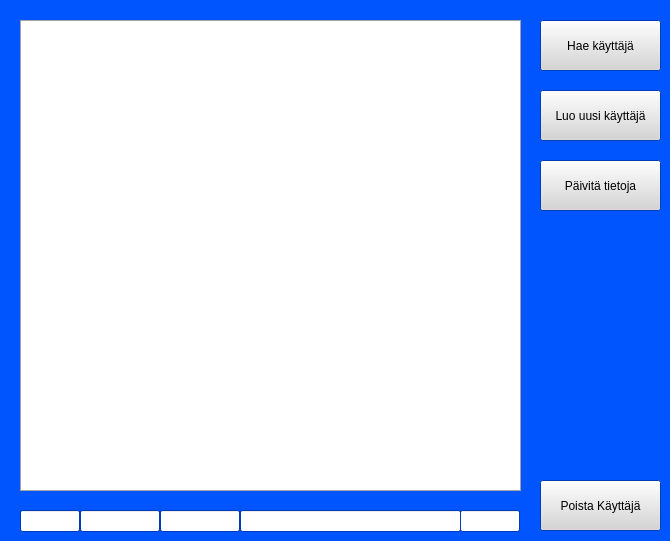
        <widget class="QWidget" name="screenAsiakkaat">
         <property name="palette">
          <palette>
           <active>
            <colorrole role="WindowText">
             <brush brushstyle="SolidPattern">
              <color alpha="255">
               <red>0</red>
               <green>0</green>
               <blue>0</blue>
              </color>
             </brush>
            </colorrole>
            <colorrole role="Button">
             <brush brushstyle="SolidPattern">
              <color alpha="255">
               <red>213</red>
               <green>213</green>
               <blue>213</blue>
              </color>
             </brush>
            </colorrole>
            <colorrole role="Light">
             <brush brushstyle="SolidPattern">
              <color alpha="255">
               <red>127</red>
               <green>170</green>
               <blue>255</blue>
              </color>
             </brush>
            </colorrole>
            <colorrole role="Midlight">
             <brush brushstyle="SolidPattern">
              <color alpha="255">
               <red>63</red>
               <green>127</green>
               <blue>255</blue>
              </color>
             </brush>
            </colorrole>
            <colorrole role="Dark">
             <brush brushstyle="SolidPattern">
              <color alpha="255">
               <red>0</red>
               <green>42</green>
               <blue>127</blue>
              </color>
             </brush>
            </colorrole>
            <colorrole role="Mid">
             <brush brushstyle="SolidPattern">
              <color alpha="255">
               <red>0</red>
               <green>57</green>
               <blue>170</blue>
              </color>
             </brush>
            </colorrole>
            <colorrole role="Text">
             <brush brushstyle="SolidPattern">
              <color alpha="255">
               <red>0</red>
               <green>0</green>
               <blue>0</blue>
              </color>
             </brush>
            </colorrole>
            <colorrole role="BrightText">
             <brush brushstyle="SolidPattern">
              <color alpha="255">
               <red>255</red>
               <green>255</green>
               <blue>255</blue>
              </color>
             </brush>
            </colorrole>
            <colorrole role="ButtonText">
             <brush brushstyle="SolidPattern">
              <color alpha="255">
               <red>0</red>
               <green>0</green>
               <blue>0</blue>
              </color>
             </brush>
            </colorrole>
            <colorrole role="Base">
             <brush brushstyle="SolidPattern">
              <color alpha="255">
               <red>255</red>
               <green>255</green>
               <blue>255</blue>
              </color>
             </brush>
            </colorrole>
            <colorrole role="Window">
             <brush brushstyle="SolidPattern">
              <color alpha="255">
               <red>0</red>
               <green>85</green>
               <blue>255</blue>
              </color>
             </brush>
            </colorrole>
            <colorrole role="Shadow">
             <brush brushstyle="SolidPattern">
              <color alpha="255">
               <red>0</red>
               <green>0</green>
               <blue>0</blue>
              </color>
             </brush>
            </colorrole>
            <colorrole role="AlternateBase">
             <brush brushstyle="SolidPattern">
              <color alpha="255">
               <red>127</red>
               <green>170</green>
               <blue>255</blue>
              </color>
             </brush>
            </colorrole>
            <colorrole role="ToolTipBase">
             <brush brushstyle="SolidPattern">
              <color alpha="255">
               <red>255</red>
               <green>255</green>
               <blue>220</blue>
              </color>
             </brush>
            </colorrole>
            <colorrole role="ToolTipText">
             <brush brushstyle="SolidPattern">
              <color alpha="255">
               <red>0</red>
               <green>0</green>
               <blue>0</blue>
              </color>
             </brush>
            </colorrole>
            <colorrole role="PlaceholderText">
             <brush brushstyle="SolidPattern">
              <color alpha="127">
               <red>0</red>
               <green>0</green>
               <blue>0</blue>
              </color>
             </brush>
            </colorrole>
            <colorrole role="Accent">
             <brush brushstyle="SolidPattern">
              <color alpha="255">
               <red>255</red>
               <green>255</green>
               <blue>255</blue>
              </color>
             </brush>
            </colorrole>
           </active>
           <inactive>
            <colorrole role="WindowText">
             <brush brushstyle="SolidPattern">
              <color alpha="255">
               <red>0</red>
               <green>0</green>
               <blue>0</blue>
              </color>
             </brush>
            </colorrole>
            <colorrole role="Button">
             <brush brushstyle="SolidPattern">
              <color alpha="255">
               <red>213</red>
               <green>213</green>
               <blue>213</blue>
              </color>
             </brush>
            </colorrole>
            <colorrole role="Light">
             <brush brushstyle="SolidPattern">
              <color alpha="255">
               <red>127</red>
               <green>170</green>
               <blue>255</blue>
              </color>
             </brush>
            </colorrole>
            <colorrole role="Midlight">
             <brush brushstyle="SolidPattern">
              <color alpha="255">
               <red>63</red>
               <green>127</green>
               <blue>255</blue>
              </color>
             </brush>
            </colorrole>
            <colorrole role="Dark">
             <brush brushstyle="SolidPattern">
              <color alpha="255">
               <red>0</red>
               <green>42</green>
               <blue>127</blue>
              </color>
             </brush>
            </colorrole>
            <colorrole role="Mid">
             <brush brushstyle="SolidPattern">
              <color alpha="255">
               <red>0</red>
               <green>57</green>
               <blue>170</blue>
              </color>
             </brush>
            </colorrole>
            <colorrole role="Text">
             <brush brushstyle="SolidPattern">
              <color alpha="255">
               <red>0</red>
               <green>0</green>
               <blue>0</blue>
              </color>
             </brush>
            </colorrole>
            <colorrole role="BrightText">
             <brush brushstyle="SolidPattern">
              <color alpha="255">
               <red>255</red>
               <green>255</green>
               <blue>255</blue>
              </color>
             </brush>
            </colorrole>
            <colorrole role="ButtonText">
             <brush brushstyle="SolidPattern">
              <color alpha="255">
               <red>0</red>
               <green>0</green>
               <blue>0</blue>
              </color>
             </brush>
            </colorrole>
            <colorrole role="Base">
             <brush brushstyle="SolidPattern">
              <color alpha="255">
               <red>255</red>
               <green>255</green>
               <blue>255</blue>
              </color>
             </brush>
            </colorrole>
            <colorrole role="Window">
             <brush brushstyle="SolidPattern">
              <color alpha="255">
               <red>0</red>
               <green>85</green>
               <blue>255</blue>
              </color>
             </brush>
            </colorrole>
            <colorrole role="Shadow">
             <brush brushstyle="SolidPattern">
              <color alpha="255">
               <red>0</red>
               <green>0</green>
               <blue>0</blue>
              </color>
             </brush>
            </colorrole>
            <colorrole role="AlternateBase">
             <brush brushstyle="SolidPattern">
              <color alpha="255">
               <red>127</red>
               <green>170</green>
               <blue>255</blue>
              </color>
             </brush>
            </colorrole>
            <colorrole role="ToolTipBase">
             <brush brushstyle="SolidPattern">
              <color alpha="255">
               <red>255</red>
               <green>255</green>
               <blue>220</blue>
              </color>
             </brush>
            </colorrole>
            <colorrole role="ToolTipText">
             <brush brushstyle="SolidPattern">
              <color alpha="255">
               <red>0</red>
               <green>0</green>
               <blue>0</blue>
              </color>
             </brush>
            </colorrole>
            <colorrole role="PlaceholderText">
             <brush brushstyle="SolidPattern">
              <color alpha="127">
               <red>0</red>
               <green>0</green>
               <blue>0</blue>
              </color>
             </brush>
            </colorrole>
            <colorrole role="Accent">
             <brush brushstyle="SolidPattern">
              <color alpha="255">
               <red>255</red>
               <green>255</green>
               <blue>255</blue>
              </color>
             </brush>
            </colorrole>
           </inactive>
           <disabled>
            <colorrole role="WindowText">
             <brush brushstyle="SolidPattern">
              <color alpha="255">
               <red>0</red>
               <green>42</green>
               <blue>127</blue>
              </color>
             </brush>
            </colorrole>
            <colorrole role="Button">
             <brush brushstyle="SolidPattern">
              <color alpha="255">
               <red>213</red>
               <green>213</green>
               <blue>213</blue>
              </color>
             </brush>
            </colorrole>
            <colorrole role="Light">
             <brush brushstyle="SolidPattern">
              <color alpha="255">
               <red>127</red>
               <green>170</green>
               <blue>255</blue>
              </color>
             </brush>
            </colorrole>
            <colorrole role="Midlight">
             <brush brushstyle="SolidPattern">
              <color alpha="255">
               <red>63</red>
               <green>127</green>
               <blue>255</blue>
              </color>
             </brush>
            </colorrole>
            <colorrole role="Dark">
             <brush brushstyle="SolidPattern">
              <color alpha="255">
               <red>0</red>
               <green>42</green>
               <blue>127</blue>
              </color>
             </brush>
            </colorrole>
            <colorrole role="Mid">
             <brush brushstyle="SolidPattern">
              <color alpha="255">
               <red>0</red>
               <green>57</green>
               <blue>170</blue>
              </color>
             </brush>
            </colorrole>
            <colorrole role="Text">
             <brush brushstyle="SolidPattern">
              <color alpha="255">
               <red>0</red>
               <green>42</green>
               <blue>127</blue>
              </color>
             </brush>
            </colorrole>
            <colorrole role="BrightText">
             <brush brushstyle="SolidPattern">
              <color alpha="255">
               <red>255</red>
               <green>255</green>
               <blue>255</blue>
              </color>
             </brush>
            </colorrole>
            <colorrole role="ButtonText">
             <brush brushstyle="SolidPattern">
              <color alpha="255">
               <red>0</red>
               <green>42</green>
               <blue>127</blue>
              </color>
             </brush>
            </colorrole>
            <colorrole role="Base">
             <brush brushstyle="SolidPattern">
              <color alpha="255">
               <red>0</red>
               <green>85</green>
               <blue>255</blue>
              </color>
             </brush>
            </colorrole>
            <colorrole role="Window">
             <brush brushstyle="SolidPattern">
              <color alpha="255">
               <red>0</red>
               <green>85</green>
               <blue>255</blue>
              </color>
             </brush>
            </colorrole>
            <colorrole role="Shadow">
             <brush brushstyle="SolidPattern">
              <color alpha="255">
               <red>0</red>
               <green>0</green>
               <blue>0</blue>
              </color>
             </brush>
            </colorrole>
            <colorrole role="AlternateBase">
             <brush brushstyle="SolidPattern">
              <color alpha="255">
               <red>0</red>
               <green>85</green>
               <blue>255</blue>
              </color>
             </brush>
            </colorrole>
            <colorrole role="ToolTipBase">
             <brush brushstyle="SolidPattern">
              <color alpha="255">
               <red>255</red>
               <green>255</green>
               <blue>220</blue>
              </color>
             </brush>
            </colorrole>
            <colorrole role="ToolTipText">
             <brush brushstyle="SolidPattern">
              <color alpha="255">
               <red>0</red>
               <green>0</green>
               <blue>0</blue>
              </color>
             </brush>
            </colorrole>
            <colorrole role="PlaceholderText">
             <brush brushstyle="SolidPattern">
              <color alpha="127">
               <red>0</red>
               <green>42</green>
               <blue>127</blue>
              </color>
             </brush>
            </colorrole>
            <colorrole role="Accent">
             <brush brushstyle="SolidPattern">
              <color alpha="255">
               <red>76</red>
               <green>136</green>
               <blue>255</blue>
              </color>
             </brush>
            </colorrole>
           </disabled>
          </palette>
         </property>
         <widget class="QTableView" name="tableUserData">
          <property name="geometry">
           <rect>
            <x>20</x>
            <y>20</y>
            <width>501</width>
            <height>471</height>
           </rect>
          </property>
          <property name="palette">
           <palette>
            <active>
             <colorrole role="WindowText">
              <brush brushstyle="SolidPattern">
               <color alpha="255">
                <red>0</red>
                <green>0</green>
                <blue>0</blue>
               </color>
              </brush>
             </colorrole>
             <colorrole role="Button">
              <brush brushstyle="SolidPattern">
               <color alpha="255">
                <red>213</red>
                <green>213</green>
                <blue>213</blue>
               </color>
              </brush>
             </colorrole>
             <colorrole role="Light">
              <brush brushstyle="SolidPattern">
               <color alpha="255">
                <red>255</red>
                <green>255</green>
                <blue>255</blue>
               </color>
              </brush>
             </colorrole>
             <colorrole role="Midlight">
              <brush brushstyle="SolidPattern">
               <color alpha="255">
                <red>234</red>
                <green>234</green>
                <blue>234</blue>
               </color>
              </brush>
             </colorrole>
             <colorrole role="Dark">
              <brush brushstyle="SolidPattern">
               <color alpha="255">
                <red>106</red>
                <green>106</green>
                <blue>106</blue>
               </color>
              </brush>
             </colorrole>
             <colorrole role="Mid">
              <brush brushstyle="SolidPattern">
               <color alpha="255">
                <red>142</red>
                <green>142</green>
                <blue>142</blue>
               </color>
              </brush>
             </colorrole>
             <colorrole role="Text">
              <brush brushstyle="SolidPattern">
               <color alpha="255">
                <red>0</red>
                <green>0</green>
                <blue>0</blue>
               </color>
              </brush>
             </colorrole>
             <colorrole role="BrightText">
              <brush brushstyle="SolidPattern">
               <color alpha="255">
                <red>255</red>
                <green>255</green>
                <blue>255</blue>
               </color>
              </brush>
             </colorrole>
             <colorrole role="ButtonText">
              <brush brushstyle="SolidPattern">
               <color alpha="255">
                <red>0</red>
                <green>0</green>
                <blue>0</blue>
               </color>
              </brush>
             </colorrole>
             <colorrole role="Base">
              <brush brushstyle="SolidPattern">
               <color alpha="255">
                <red>255</red>
                <green>255</green>
                <blue>255</blue>
               </color>
              </brush>
             </colorrole>
             <colorrole role="Window">
              <brush brushstyle="SolidPattern">
               <color alpha="255">
                <red>213</red>
                <green>213</green>
                <blue>213</blue>
               </color>
              </brush>
             </colorrole>
             <colorrole role="Shadow">
              <brush brushstyle="SolidPattern">
               <color alpha="255">
                <red>0</red>
                <green>0</green>
                <blue>0</blue>
               </color>
              </brush>
             </colorrole>
             <colorrole role="AlternateBase">
              <brush brushstyle="SolidPattern">
               <color alpha="255">
                <red>234</red>
                <green>234</green>
                <blue>234</blue>
               </color>
              </brush>
             </colorrole>
             <colorrole role="ToolTipBase">
              <brush brushstyle="SolidPattern">
               <color alpha="255">
                <red>255</red>
                <green>255</green>
                <blue>220</blue>
               </color>
              </brush>
             </colorrole>
             <colorrole role="ToolTipText">
              <brush brushstyle="SolidPattern">
               <color alpha="255">
                <red>0</red>
                <green>0</green>
                <blue>0</blue>
               </color>
              </brush>
             </colorrole>
             <colorrole role="PlaceholderText">
              <brush brushstyle="SolidPattern">
               <color alpha="127">
                <red>0</red>
                <green>0</green>
                <blue>0</blue>
               </color>
              </brush>
             </colorrole>
             <colorrole role="Accent">
              <brush brushstyle="SolidPattern">
               <color alpha="255">
                <red>255</red>
                <green>255</green>
                <blue>255</blue>
               </color>
              </brush>
             </colorrole>
            </active>
            <inactive>
             <colorrole role="WindowText">
              <brush brushstyle="SolidPattern">
               <color alpha="255">
                <red>0</red>
                <green>0</green>
                <blue>0</blue>
               </color>
              </brush>
             </colorrole>
             <colorrole role="Button">
              <brush brushstyle="SolidPattern">
               <color alpha="255">
                <red>213</red>
                <green>213</green>
                <blue>213</blue>
               </color>
              </brush>
             </colorrole>
             <colorrole role="Light">
              <brush brushstyle="SolidPattern">
               <color alpha="255">
                <red>255</red>
                <green>255</green>
                <blue>255</blue>
               </color>
              </brush>
             </colorrole>
             <colorrole role="Midlight">
              <brush brushstyle="SolidPattern">
               <color alpha="255">
                <red>234</red>
                <green>234</green>
                <blue>234</blue>
               </color>
              </brush>
             </colorrole>
             <colorrole role="Dark">
              <brush brushstyle="SolidPattern">
               <color alpha="255">
                <red>106</red>
                <green>106</green>
                <blue>106</blue>
               </color>
              </brush>
             </colorrole>
             <colorrole role="Mid">
              <brush brushstyle="SolidPattern">
               <color alpha="255">
                <red>142</red>
                <green>142</green>
                <blue>142</blue>
               </color>
              </brush>
             </colorrole>
             <colorrole role="Text">
              <brush brushstyle="SolidPattern">
               <color alpha="255">
                <red>0</red>
                <green>0</green>
                <blue>0</blue>
               </color>
              </brush>
             </colorrole>
             <colorrole role="BrightText">
              <brush brushstyle="SolidPattern">
               <color alpha="255">
                <red>255</red>
                <green>255</green>
                <blue>255</blue>
               </color>
              </brush>
             </colorrole>
             <colorrole role="ButtonText">
              <brush brushstyle="SolidPattern">
               <color alpha="255">
                <red>0</red>
                <green>0</green>
                <blue>0</blue>
               </color>
              </brush>
             </colorrole>
             <colorrole role="Base">
              <brush brushstyle="SolidPattern">
               <color alpha="255">
                <red>255</red>
                <green>255</green>
                <blue>255</blue>
               </color>
              </brush>
             </colorrole>
             <colorrole role="Window">
              <brush brushstyle="SolidPattern">
               <color alpha="255">
                <red>213</red>
                <green>213</green>
                <blue>213</blue>
               </color>
              </brush>
             </colorrole>
             <colorrole role="Shadow">
              <brush brushstyle="SolidPattern">
               <color alpha="255">
                <red>0</red>
                <green>0</green>
                <blue>0</blue>
               </color>
              </brush>
             </colorrole>
             <colorrole role="AlternateBase">
              <brush brushstyle="SolidPattern">
               <color alpha="255">
                <red>234</red>
                <green>234</green>
                <blue>234</blue>
               </color>
              </brush>
             </colorrole>
             <colorrole role="ToolTipBase">
              <brush brushstyle="SolidPattern">
               <color alpha="255">
                <red>255</red>
                <green>255</green>
                <blue>220</blue>
               </color>
              </brush>
             </colorrole>
             <colorrole role="ToolTipText">
              <brush brushstyle="SolidPattern">
               <color alpha="255">
                <red>0</red>
                <green>0</green>
                <blue>0</blue>
               </color>
              </brush>
             </colorrole>
             <colorrole role="PlaceholderText">
              <brush brushstyle="SolidPattern">
               <color alpha="127">
                <red>0</red>
                <green>0</green>
                <blue>0</blue>
               </color>
              </brush>
             </colorrole>
             <colorrole role="Accent">
              <brush brushstyle="SolidPattern">
               <color alpha="255">
                <red>255</red>
                <green>255</green>
                <blue>255</blue>
               </color>
              </brush>
             </colorrole>
            </inactive>
            <disabled>
             <colorrole role="WindowText">
              <brush brushstyle="SolidPattern">
               <color alpha="255">
                <red>106</red>
                <green>106</green>
                <blue>106</blue>
               </color>
              </brush>
             </colorrole>
             <colorrole role="Button">
              <brush brushstyle="SolidPattern">
               <color alpha="255">
                <red>213</red>
                <green>213</green>
                <blue>213</blue>
               </color>
              </brush>
             </colorrole>
             <colorrole role="Light">
              <brush brushstyle="SolidPattern">
               <color alpha="255">
                <red>255</red>
                <green>255</green>
                <blue>255</blue>
               </color>
              </brush>
             </colorrole>
             <colorrole role="Midlight">
              <brush brushstyle="SolidPattern">
               <color alpha="255">
                <red>234</red>
                <green>234</green>
                <blue>234</blue>
               </color>
              </brush>
             </colorrole>
             <colorrole role="Dark">
              <brush brushstyle="SolidPattern">
               <color alpha="255">
                <red>106</red>
                <green>106</green>
                <blue>106</blue>
               </color>
              </brush>
             </colorrole>
             <colorrole role="Mid">
              <brush brushstyle="SolidPattern">
               <color alpha="255">
                <red>142</red>
                <green>142</green>
                <blue>142</blue>
               </color>
              </brush>
             </colorrole>
             <colorrole role="Text">
              <brush brushstyle="SolidPattern">
               <color alpha="255">
                <red>106</red>
                <green>106</green>
                <blue>106</blue>
               </color>
              </brush>
             </colorrole>
             <colorrole role="BrightText">
              <brush brushstyle="SolidPattern">
               <color alpha="255">
                <red>255</red>
                <green>255</green>
                <blue>255</blue>
               </color>
              </brush>
             </colorrole>
             <colorrole role="ButtonText">
              <brush brushstyle="SolidPattern">
               <color alpha="255">
                <red>106</red>
                <green>106</green>
                <blue>106</blue>
               </color>
              </brush>
             </colorrole>
             <colorrole role="Base">
              <brush brushstyle="SolidPattern">
               <color alpha="255">
                <red>213</red>
                <green>213</green>
                <blue>213</blue>
               </color>
              </brush>
             </colorrole>
             <colorrole role="Window">
              <brush brushstyle="SolidPattern">
               <color alpha="255">
                <red>213</red>
                <green>213</green>
                <blue>213</blue>
               </color>
              </brush>
             </colorrole>
             <colorrole role="Shadow">
              <brush brushstyle="SolidPattern">
               <color alpha="255">
                <red>0</red>
                <green>0</green>
                <blue>0</blue>
               </color>
              </brush>
             </colorrole>
             <colorrole role="AlternateBase">
              <brush brushstyle="SolidPattern">
               <color alpha="255">
                <red>213</red>
                <green>213</green>
                <blue>213</blue>
               </color>
              </brush>
             </colorrole>
             <colorrole role="ToolTipBase">
              <brush brushstyle="SolidPattern">
               <color alpha="255">
                <red>255</red>
                <green>255</green>
                <blue>220</blue>
               </color>
              </brush>
             </colorrole>
             <colorrole role="ToolTipText">
              <brush brushstyle="SolidPattern">
               <color alpha="255">
                <red>0</red>
                <green>0</green>
                <blue>0</blue>
               </color>
              </brush>
             </colorrole>
             <colorrole role="PlaceholderText">
              <brush brushstyle="SolidPattern">
               <color alpha="127">
                <red>106</red>
                <green>106</green>
                <blue>106</blue>
               </color>
              </brush>
             </colorrole>
             <colorrole role="Accent">
              <brush brushstyle="SolidPattern">
               <color alpha="255">
                <red>255</red>
                <green>255</green>
                <blue>255</blue>
               </color>
              </brush>
             </colorrole>
            </disabled>
           </palette>
          </property>
         </widget>
         <widget class="QPushButton" name="btnKayttajaLuoUusi">
          <property name="geometry">
           <rect>
            <x>540</x>
            <y>90</y>
            <width>121</width>
            <height>51</height>
           </rect>
          </property>
          <property name="text">
           <string>Luo uusi käyttäjä</string>
          </property>
         </widget>
         <widget class="QPushButton" name="btnKayttajaPaivitaTietoja">
          <property name="geometry">
           <rect>
            <x>540</x>
            <y>160</y>
            <width>121</width>
            <height>51</height>
           </rect>
          </property>
          <property name="text">
           <string>Päivitä tietoja</string>
          </property>
         </widget>
         <widget class="QPushButton" name="btnKayttajaPoista">
          <property name="geometry">
           <rect>
            <x>540</x>
            <y>480</y>
            <width>121</width>
            <height>51</height>
           </rect>
          </property>
          <property name="text">
           <string>Poista Käyttäjä</string>
          </property>
         </widget>
         <widget class="QLineEdit" name="lineAsiakkaatID">
          <property name="geometry">
           <rect>
            <x>20</x>
            <y>510</y>
            <width>60</width>
            <height>22</height>
           </rect>
          </property>
         </widget>
         <widget class="QLineEdit" name="lineAsiakkaatFname">
          <property name="geometry">
           <rect>
            <x>80</x>
            <y>510</y>
            <width>80</width>
            <height>22</height>
           </rect>
          </property>
         </widget>
         <widget class="QLineEdit" name="lineAsiakkaatLname">
          <property name="geometry">
           <rect>
            <x>160</x>
            <y>510</y>
            <width>80</width>
            <height>22</height>
           </rect>
          </property>
         </widget>
         <widget class="QLineEdit" name="lineAsiakkaatAddress">
          <property name="geometry">
           <rect>
            <x>240</x>
            <y>510</y>
            <width>221</width>
            <height>22</height>
           </rect>
          </property>
         </widget>
         <widget class="QLineEdit" name="lineAsiakkaatRole">
          <property name="geometry">
           <rect>
            <x>460</x>
            <y>510</y>
            <width>60</width>
            <height>22</height>
           </rect>
          </property>
         </widget>
         <widget class="QPushButton" name="btnKayttajaHae">
          <property name="geometry">
           <rect>
            <x>540</x>
            <y>20</y>
            <width>121</width>
            <height>51</height>
           </rect>
          </property>
          <property name="text">
           <string>Hae käyttäjä</string>
          </property>
         </widget>
        </widget>
